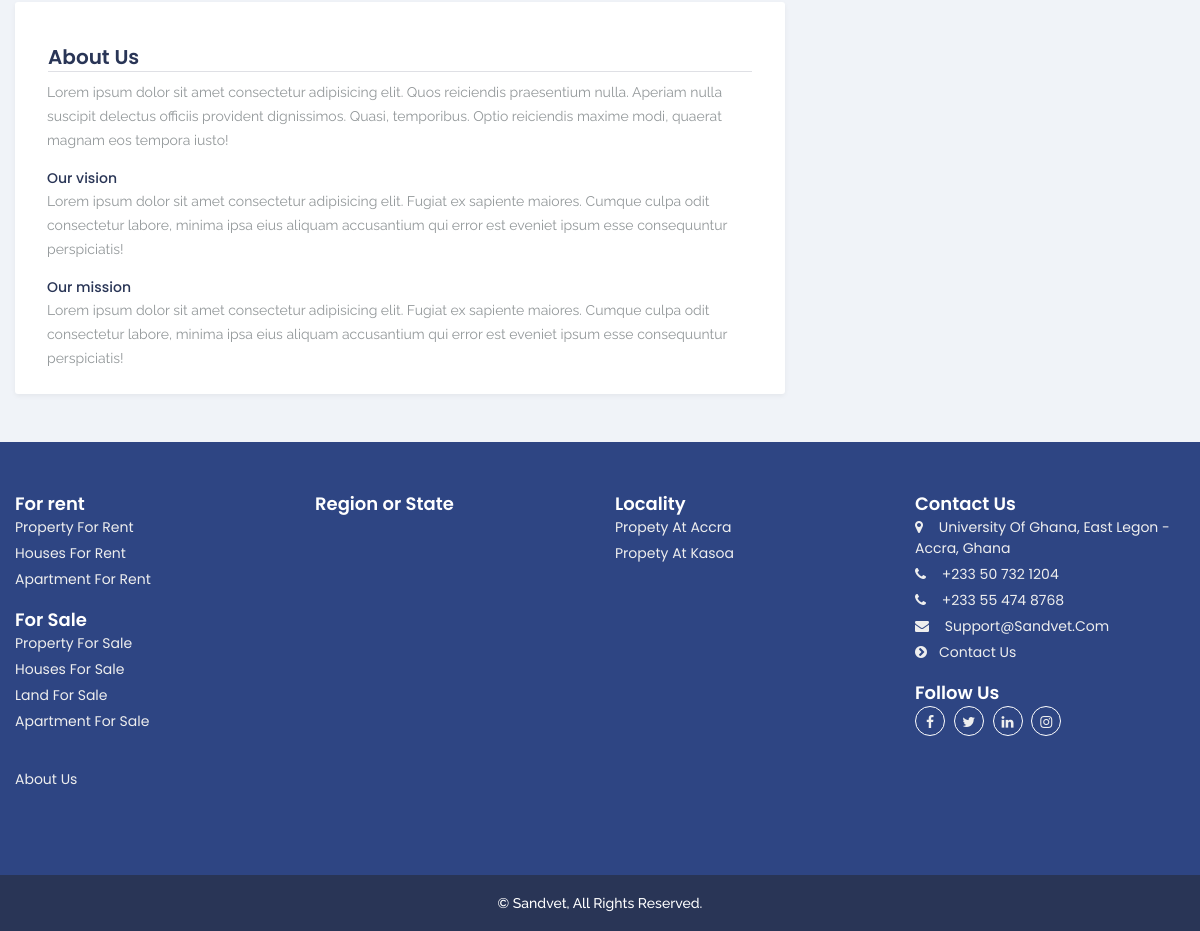
The app's page /about-us/ (lower part), older data.
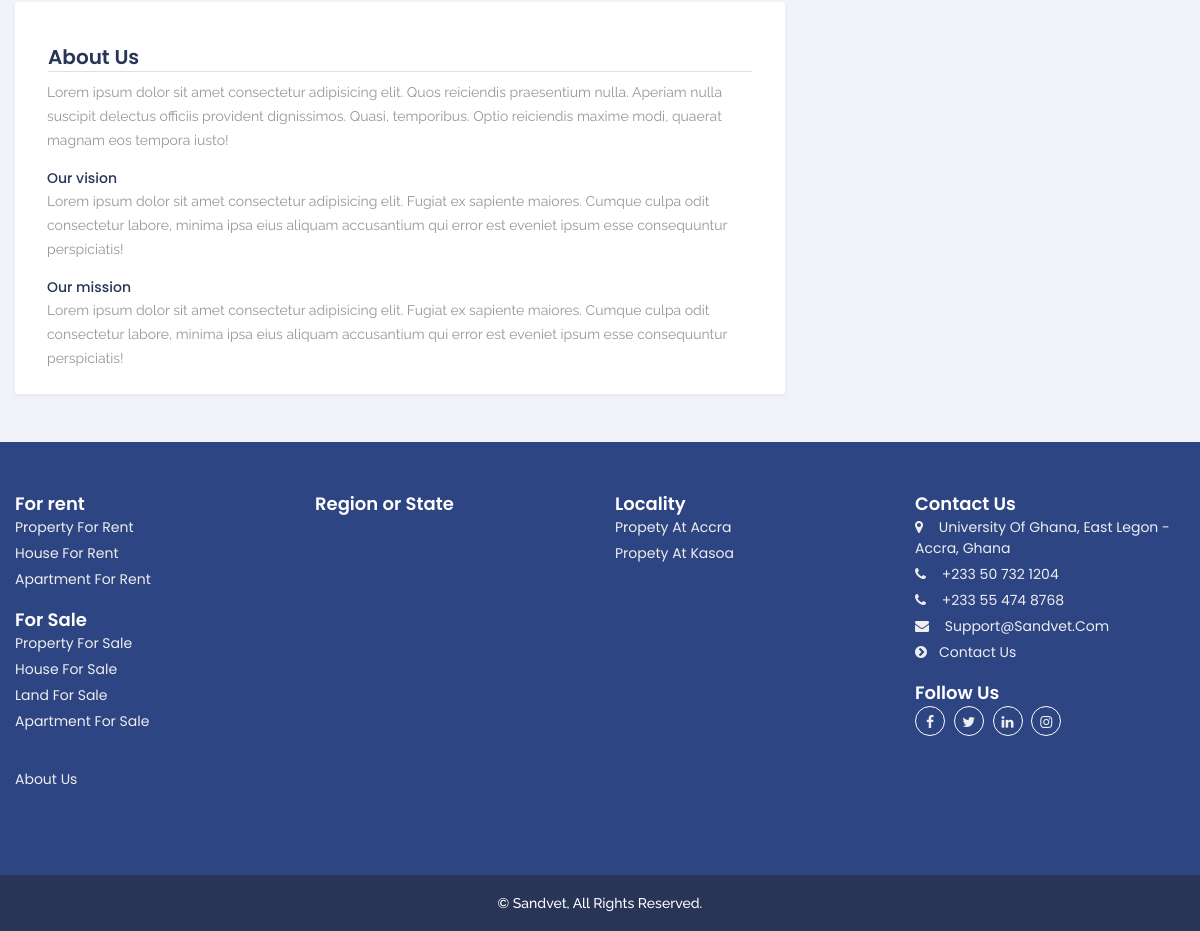
The same page, newer data.
### property/models.py (models this page shows, shortened)
class Category(models.Model):
    title = models.CharField(max_length=200, null=True, blank=True, unique=True)
    created_at = models.DateTimeField(auto_now_add=True)
    slug = AutoSlugField(populate_from='title',unique_with='created_at__month',slugify=custom_slugify )
    class Meta:
        ordering = ['-id']
    def get_for_sale_category_url(self):
        return reverse("property:for-sale-cate", kwargs={
            'slug': self.slug
        })
    def get_for_rent_category_url(self):
        return reverse("property:for-rent-cate", kwargs={
            'slug': self.slug
        })

### core/views.py (the view)
# urls.py: path('about-us/', aboutPage, name='about'),
def aboutPage(request):
    locality = Locality.objects.all()
    categoryNav = Category.objects.filter((~Q(title="land")))
    category = Category.objects.all()
    featured = Property.objects.filter(featured=1)[:4]
    region = Region.objects.all()
    context = {
        'locality': locality,
        'category_list': category,
        'category_list_nav': categoryNav,
        'featured_list': featured,
        'region_list' : region,
    }
    return render(request, 'about.html', context)

### core/models.py (called while the page is built)
    def get_locality_url(self):
        return reverse("core:locality", kwargs={
            'locality': self.slug
        })

### templates/about.html (shortened to what this page needs)
{% extends "base.html" %}
{% load static %}
{% load humanize %}
{% block content %}
<section class="pb-5">
    <div class="container">
        <div class="row">
            <div class="col-md-8">
                <div class="card">
                    <div class="row panel__cardhead">
                        <div class="pannel__headtitle">
                            <h2>About Us</h2>
                        </div>
                    </div>
                    <div class="mb-3">
                        <p>
                            Lorem ipsum dolor sit amet consectetur adipisicing elit. Quos reiciendis praesentium nulla. Aperiam nulla suscipit delectus officiis provident dignissimos. Quasi, temporibus. Optio reiciendis maxime modi, quaerat magnam eos tempora iusto!
                        </p>
                    </div>
                    <div class="mb-3">
                        <h2>Our vision</h2>
                        <p>Lorem ipsum dolor sit amet consectetur adipisicing elit. Fugiat ex sapiente maiores. Cumque culpa odit consectetur labore, minima ipsa eius aliquam accusantium qui error est eveniet ipsum esse consequuntur perspiciatis!</p>
                    </div>
                    <div>
                        <h2>Our mission</h2>
                        <p>Lorem ipsum dolor sit amet consectetur adipisicing elit. Fugiat ex sapiente maiores. Cumque culpa odit consectetur labore, minima ipsa eius aliquam accusantium qui error est eveniet ipsum esse consequuntur perspiciatis!</p>
                    </div>
                </div>
            </div>
            <div class="col-md-4">
            </div>
        </div>
    </div>
</section>
{%endblock%}

### templates/includes/footer.html (shortened to what the changed rows need)
{% load crispy_forms_tags %}
<section class="bottom__section">
    <div class="container placeholder-container">
        <div class="row">
            <div class="widget col-xl-3 col-sm-6 col-md-4">
                <div class="widget-footer-contacts">
                    <ul class="footer-list">
                        {% for cate in category_list_nav %}
                        <li><span class="value"><a href="{{cate.get_for_rent_category_url}}">{{cate.title}} for rent</a></span></li>
                        {%endfor%}
                    </ul>
                </div>
                <div class="widget-footer-contacts mt-3">
                    <ul class="footer-list">
                        {% for cate in category_list %}
                        <li><span class="value"><a href="{{cate.get_for_sale_category_url}}">{{cate.title}} for sale</a></span></li>
                        {%endfor%}
                    </ul>
                </div>
            </div>
        </div>
    </div>
</section>

Row changes from the older to the newer data that the page shows:
changed Category: title "Houses" → "House"
